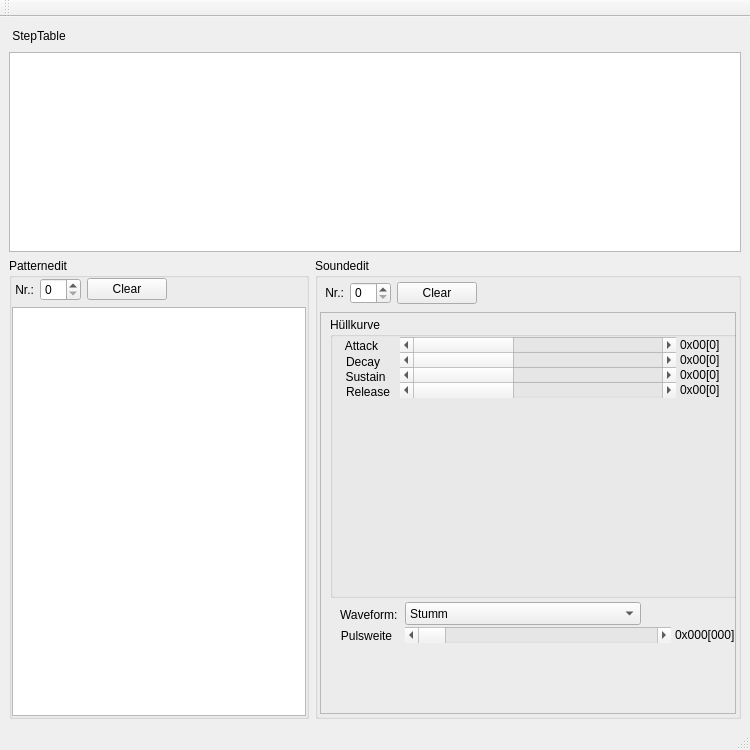
<?xml version="1.0" encoding="UTF-8"?>
<ui version="4.0">
 <class>SequenzerWindow</class>
 <widget class="QMainWindow" name="SequenzerWindow">
  <property name="geometry">
   <rect>
    <x>0</x>
    <y>0</y>
    <width>750</width>
    <height>750</height>
   </rect>
  </property>
  <property name="windowTitle">
   <string>Sequenzer</string>
  </property>
  <widget class="QWidget" name="centralwidget">
   <layout class="QHBoxLayout" name="horizontalLayout_3">
    <item>
     <layout class="QVBoxLayout" name="verticalLayout_3">
      <item>
       <layout class="QVBoxLayout" name="verticalLayout_5">
        <property name="topMargin">
         <number>0</number>
        </property>
        <item>
         <widget class="QLabel" name="label_3">
          <property name="maximumSize">
           <size>
            <width>16777215</width>
            <height>20</height>
           </size>
          </property>
          <property name="text">
           <string> StepTable</string>
          </property>
         </widget>
        </item>
        <item>
         <layout class="QHBoxLayout" name="horizontalLayout_6">
          <property name="topMargin">
           <number>0</number>
          </property>
          <item>
           <widget class="QTableWidget" name="StepTable">
            <property name="maximumSize">
             <size>
              <width>16777215</width>
              <height>200</height>
             </size>
            </property>
            <property name="statusTip">
             <string>Legt die Reihenfolge der Pattern fest.</string>
            </property>
           </widget>
          </item>
         </layout>
        </item>
       </layout>
      </item>
      <item>
       <layout class="QHBoxLayout" name="horizontalLayout_2">
        <property name="sizeConstraint">
         <enum>QLayout::SetDefaultConstraint</enum>
        </property>
        <item>
         <widget class="QGroupBox" name="groupBox">
          <property name="maximumSize">
           <size>
            <width>300</width>
            <height>16777215</height>
           </size>
          </property>
          <property name="title">
           <string>Patternedit</string>
          </property>
          <layout class="QVBoxLayout" name="verticalLayout_2">
           <property name="leftMargin">
            <number>0</number>
           </property>
           <property name="topMargin">
            <number>0</number>
           </property>
           <property name="rightMargin">
            <number>0</number>
           </property>
           <property name="bottomMargin">
            <number>0</number>
           </property>
           <item>
            <layout class="QVBoxLayout" name="verticalLayout">
             <item>
              <layout class="QHBoxLayout" name="horizontalLayout">
               <property name="topMargin">
                <number>0</number>
               </property>
               <item>
                <widget class="QLabel" name="label">
                 <property name="text">
                  <string> Nr.:</string>
                 </property>
                </widget>
               </item>
               <item>
                <widget class="QSpinBox" name="PatternNr">
                 <property name="frame">
                  <bool>true</bool>
                 </property>
                 <property name="buttonSymbols">
                  <enum>QAbstractSpinBox::UpDownArrows</enum>
                 </property>
                </widget>
               </item>
               <item>
                <widget class="QPushButton" name="ClearPattern">
                 <property name="text">
                  <string>Clear</string>
                 </property>
                </widget>
               </item>
               <item>
                <spacer name="horizontalSpacer">
                 <property name="orientation">
                  <enum>Qt::Horizontal</enum>
                 </property>
                 <property name="sizeHint" stdset="0">
                  <size>
                   <width>40</width>
                   <height>20</height>
                  </size>
                 </property>
                </spacer>
               </item>
              </layout>
             </item>
             <item>
              <widget class="QTableWidget" name="PatternTable">
               <attribute name="horizontalHeaderVisible">
                <bool>true</bool>
               </attribute>
               <attribute name="horizontalHeaderCascadingSectionResizes">
                <bool>false</bool>
               </attribute>
              </widget>
             </item>
            </layout>
           </item>
          </layout>
         </widget>
        </item>
        <item>
         <widget class="QGroupBox" name="groupBox_2">
          <property name="minimumSize">
           <size>
            <width>300</width>
            <height>0</height>
           </size>
          </property>
          <property name="title">
           <string>Soundedit</string>
          </property>
          <layout class="QHBoxLayout" name="horizontalLayout_4" stretch="0">
           <property name="sizeConstraint">
            <enum>QLayout::SetDefaultConstraint</enum>
           </property>
           <property name="leftMargin">
            <number>0</number>
           </property>
           <property name="topMargin">
            <number>0</number>
           </property>
           <property name="rightMargin">
            <number>0</number>
           </property>
           <property name="bottomMargin">
            <number>0</number>
           </property>
           <item>
            <layout class="QVBoxLayout" name="verticalLayout_4">
             <property name="leftMargin">
              <number>2</number>
             </property>
             <property name="topMargin">
              <number>2</number>
             </property>
             <property name="rightMargin">
              <number>2</number>
             </property>
             <property name="bottomMargin">
              <number>2</number>
             </property>
             <item>
              <layout class="QHBoxLayout" name="horizontalLayout_5">
               <property name="leftMargin">
                <number>2</number>
               </property>
               <property name="topMargin">
                <number>2</number>
               </property>
               <property name="rightMargin">
                <number>2</number>
               </property>
               <property name="bottomMargin">
                <number>2</number>
               </property>
               <item>
                <widget class="QLabel" name="label_2">
                 <property name="maximumSize">
                  <size>
                   <width>16777215</width>
                   <height>22</height>
                  </size>
                 </property>
                 <property name="text">
                  <string> Nr.:</string>
                 </property>
                </widget>
               </item>
               <item>
                <widget class="QSpinBox" name="SoundNr">
                 <property name="maximumSize">
                  <size>
                   <width>16777215</width>
                   <height>22</height>
                  </size>
                 </property>
                </widget>
               </item>
               <item>
                <widget class="QPushButton" name="ClearSound">
                 <property name="text">
                  <string>Clear</string>
                 </property>
                </widget>
               </item>
               <item>
                <spacer name="horizontalSpacer_2">
                 <property name="orientation">
                  <enum>Qt::Horizontal</enum>
                 </property>
                 <property name="sizeType">
                  <enum>QSizePolicy::Expanding</enum>
                 </property>
                 <property name="sizeHint" stdset="0">
                  <size>
                   <width>10</width>
                   <height>22</height>
                  </size>
                 </property>
                </spacer>
               </item>
              </layout>
             </item>
             <item>
              <widget class="QFrame" name="frame">
               <property name="minimumSize">
                <size>
                 <width>300</width>
                 <height>0</height>
                </size>
               </property>
               <property name="frameShape">
                <enum>QFrame::StyledPanel</enum>
               </property>
               <property name="frameShadow">
                <enum>QFrame::Raised</enum>
               </property>
               <widget class="QGroupBox" name="groupBox_4">
                <property name="geometry">
                 <rect>
                  <x>10</x>
                  <y>5</y>
                  <width>411</width>
                  <height>281</height>
                 </rect>
                </property>
                <property name="title">
                 <string>Hüllkurve</string>
                </property>
                <widget class="QLabel" name="label_12">
                 <property name="geometry">
                  <rect>
                   <x>11</x>
                   <y>19</y>
                   <width>41</width>
                   <height>20</height>
                  </rect>
                 </property>
                 <property name="text">
                  <string>Attack</string>
                 </property>
                 <property name="alignment">
                  <set>Qt::AlignCenter</set>
                 </property>
                </widget>
                <widget class="QLabel" name="Attack_Out">
                 <property name="geometry">
                  <rect>
                   <x>350</x>
                   <y>20</y>
                   <width>56</width>
                   <height>16</height>
                  </rect>
                 </property>
                 <property name="text">
                  <string>0x00[0]</string>
                 </property>
                 <property name="alignment">
                  <set>Qt::AlignLeading|Qt::AlignLeft|Qt::AlignVCenter</set>
                 </property>
                </widget>
                <widget class="QLabel" name="Decay_Out">
                 <property name="geometry">
                  <rect>
                   <x>350</x>
                   <y>35</y>
                   <width>56</width>
                   <height>16</height>
                  </rect>
                 </property>
                 <property name="text">
                  <string>0x00[0]</string>
                 </property>
                 <property name="alignment">
                  <set>Qt::AlignLeading|Qt::AlignLeft|Qt::AlignVCenter</set>
                 </property>
                </widget>
                <widget class="QLabel" name="label_13">
                 <property name="geometry">
                  <rect>
                   <x>15</x>
                   <y>35</y>
                   <width>36</width>
                   <height>20</height>
                  </rect>
                 </property>
                 <property name="text">
                  <string>Decay</string>
                 </property>
                 <property name="alignment">
                  <set>Qt::AlignCenter</set>
                 </property>
                </widget>
                <widget class="QLabel" name="Sustain_Out">
                 <property name="geometry">
                  <rect>
                   <x>350</x>
                   <y>50</y>
                   <width>56</width>
                   <height>16</height>
                  </rect>
                 </property>
                 <property name="text">
                  <string>0x00[0]</string>
                 </property>
                 <property name="alignment">
                  <set>Qt::AlignLeading|Qt::AlignLeft|Qt::AlignVCenter</set>
                 </property>
                </widget>
                <widget class="QLabel" name="label_14">
                 <property name="geometry">
                  <rect>
                   <x>10</x>
                   <y>50</y>
                   <width>51</width>
                   <height>20</height>
                  </rect>
                 </property>
                 <property name="text">
                  <string>Sustain</string>
                 </property>
                 <property name="alignment">
                  <set>Qt::AlignCenter</set>
                 </property>
                </widget>
                <widget class="QLabel" name="Release_Out">
                 <property name="geometry">
                  <rect>
                   <x>350</x>
                   <y>65</y>
                   <width>56</width>
                   <height>16</height>
                  </rect>
                 </property>
                 <property name="text">
                  <string>0x00[0]</string>
                 </property>
                 <property name="alignment">
                  <set>Qt::AlignLeading|Qt::AlignLeft|Qt::AlignVCenter</set>
                 </property>
                </widget>
                <widget class="QLabel" name="label_15">
                 <property name="geometry">
                  <rect>
                   <x>15</x>
                   <y>65</y>
                   <width>46</width>
                   <height>20</height>
                  </rect>
                 </property>
                 <property name="text">
                  <string>Release</string>
                 </property>
                 <property name="alignment">
                  <set>Qt::AlignCenter</set>
                 </property>
                </widget>
                <widget class="QScrollBar" name="Attack">
                 <property name="geometry">
                  <rect>
                   <x>70</x>
                   <y>20</y>
                   <width>276</width>
                   <height>16</height>
                  </rect>
                 </property>
                 <property name="maximum">
                  <number>15</number>
                 </property>
                 <property name="orientation">
                  <enum>Qt::Horizontal</enum>
                 </property>
                </widget>
                <widget class="QScrollBar" name="Decay">
                 <property name="geometry">
                  <rect>
                   <x>70</x>
                   <y>35</y>
                   <width>276</width>
                   <height>16</height>
                  </rect>
                 </property>
                 <property name="maximum">
                  <number>15</number>
                 </property>
                 <property name="orientation">
                  <enum>Qt::Horizontal</enum>
                 </property>
                </widget>
                <widget class="QScrollBar" name="Sustain">
                 <property name="geometry">
                  <rect>
                   <x>70</x>
                   <y>50</y>
                   <width>276</width>
                   <height>16</height>
                  </rect>
                 </property>
                 <property name="maximum">
                  <number>15</number>
                 </property>
                 <property name="orientation">
                  <enum>Qt::Horizontal</enum>
                 </property>
                </widget>
                <widget class="QScrollBar" name="Release">
                 <property name="geometry">
                  <rect>
                   <x>70</x>
                   <y>65</y>
                   <width>276</width>
                   <height>16</height>
                  </rect>
                 </property>
                 <property name="maximum">
                  <number>15</number>
                 </property>
                 <property name="orientation">
                  <enum>Qt::Horizontal</enum>
                 </property>
                </widget>
                <widget class="QWidget" name="widget" native="true">
                 <property name="enabled">
                  <bool>true</bool>
                 </property>
                 <property name="geometry">
                  <rect>
                   <x>15</x>
                   <y>95</y>
                   <width>381</width>
                   <height>171</height>
                  </rect>
                 </property>
                 <property name="styleSheet">
                  <string notr="true">border-image: url(:/img/huellkurve);</string>
                 </property>
                </widget>
               </widget>
               <widget class="QLabel" name="label_4">
                <property name="geometry">
                 <rect>
                  <x>20</x>
                  <y>295</y>
                  <width>61</width>
                  <height>16</height>
                 </rect>
                </property>
                <property name="text">
                 <string>Waveform:</string>
                </property>
               </widget>
               <widget class="QComboBox" name="WaveForm">
                <property name="geometry">
                 <rect>
                  <x>85</x>
                  <y>290</y>
                  <width>236</width>
                  <height>23</height>
                 </rect>
                </property>
                <item>
                 <property name="text">
                  <string>Stumm</string>
                 </property>
                </item>
                <item>
                 <property name="text">
                  <string>Dreieck</string>
                 </property>
                </item>
                <item>
                 <property name="text">
                  <string>Sägezahn</string>
                 </property>
                </item>
                <item>
                 <property name="text">
                  <string>Dreieck + Sägezahn</string>
                 </property>
                </item>
                <item>
                 <property name="text">
                  <string>Rechteck</string>
                 </property>
                </item>
                <item>
                 <property name="text">
                  <string>Dreieck + Rechteck</string>
                 </property>
                </item>
                <item>
                 <property name="text">
                  <string>Sägezahn + Rechteck</string>
                 </property>
                </item>
                <item>
                 <property name="text">
                  <string>Dreieck + Sägezahn + Rechteck</string>
                 </property>
                </item>
                <item>
                 <property name="text">
                  <string>Rauschen</string>
                 </property>
                </item>
               </widget>
               <widget class="QLabel" name="label_16">
                <property name="geometry">
                 <rect>
                  <x>16</x>
                  <y>314</y>
                  <width>61</width>
                  <height>20</height>
                 </rect>
                </property>
                <property name="text">
                 <string>Pulsweite</string>
                </property>
                <property name="alignment">
                 <set>Qt::AlignCenter</set>
                </property>
               </widget>
               <widget class="QScrollBar" name="Pulsweite">
                <property name="geometry">
                 <rect>
                  <x>85</x>
                  <y>315</y>
                  <width>266</width>
                  <height>16</height>
                 </rect>
                </property>
                <property name="maximum">
                 <number>4095</number>
                </property>
                <property name="orientation">
                 <enum>Qt::Horizontal</enum>
                </property>
               </widget>
               <widget class="QLabel" name="Pulsweite_Out">
                <property name="geometry">
                 <rect>
                  <x>355</x>
                  <y>315</y>
                  <width>66</width>
                  <height>16</height>
                 </rect>
                </property>
                <property name="text">
                 <string>0x000[000]</string>
                </property>
                <property name="alignment">
                 <set>Qt::AlignLeading|Qt::AlignLeft|Qt::AlignVCenter</set>
                </property>
               </widget>
              </widget>
             </item>
            </layout>
           </item>
          </layout>
         </widget>
        </item>
       </layout>
      </item>
     </layout>
    </item>
   </layout>
  </widget>
  <widget class="QMenuBar" name="menubar">
   <property name="geometry">
    <rect>
     <x>0</x>
     <y>0</y>
     <width>750</width>
     <height>28</height>
    </rect>
   </property>
  </widget>
  <widget class="QStatusBar" name="statusbar"/>
  <widget class="QToolBar" name="toolBar">
   <property name="windowTitle">
    <string>toolBar</string>
   </property>
   <attribute name="toolBarArea">
    <enum>TopToolBarArea</enum>
   </attribute>
   <attribute name="toolBarBreak">
    <bool>false</bool>
   </attribute>
  </widget>
 </widget>
 <resources/>
 <connections/>
</ui>
